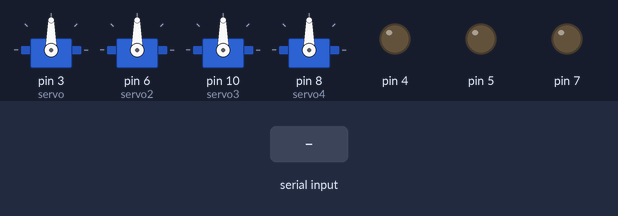
Recording of a sketch running on a simulated Arduino Uno, built with avr-gcc and run on an emulated ATmega328P. Parts: 4 × servo, output pins drawn as LEDs (lit = HIGH). The test bench sets the inputs (shaded band).

Above: at 1.2 s.
1.3 s: "1\n" received over Serial
At 2.4 s:
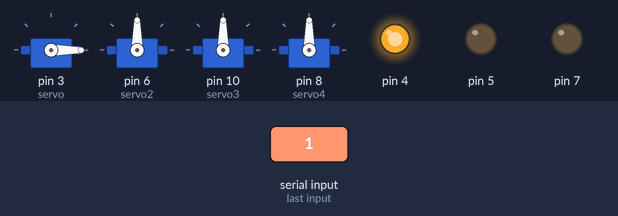
2.8 s: "2\n" received over Serial
At 3.5 s:
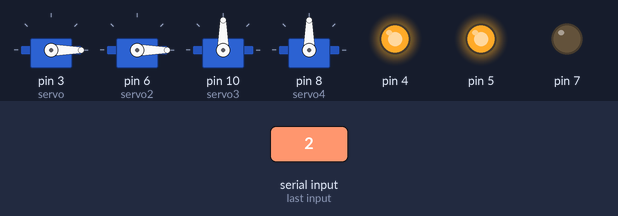
4.3 s: "4\n" received over Serial
At 4.7 s:
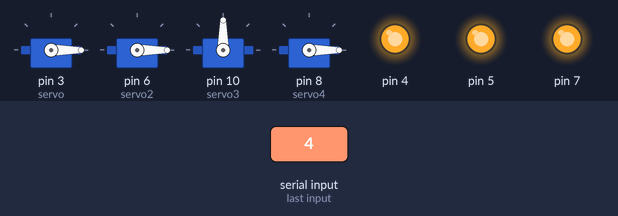
Timing chart, 0 to 7.3 s (numbered marks = the images above; inputs shaded):
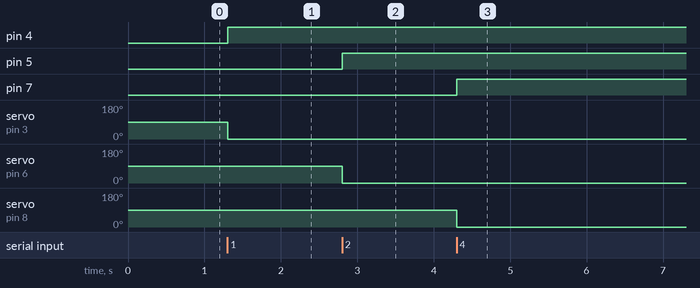

Measured:
- after the input at 1.3 s, pin 4: LOW → HIGH at once; servo on pin 3 (servo): 90° → 0° at once
- after the input at 2.8 s, pin 5: LOW → HIGH at once; servo on pin 6 (servo2): 90° → 0° at once
- after the input at 4.3 s, pin 7: LOW → HIGH at once; servo on pin 8 (servo4): 90° → 0° at once

The sketch:

4servos.ino
```cpp
#include <Servo.h>

//Creamos los objetos servo
Servo servo;
Servo servo2;
Servo servo3;
Servo servo4;

int enviado; //Aqui enviamos el numero completo
int num; //Numero del servo
int posicion; //Posicion del servo

void setup()
{
  //Inicializamos los Servos
  servo.attach(3);
  servo2.attach(6);
  servo3.attach(10);
  servo4.attach(8);
  //inicializacion de los led
  pinMode(4, OUTPUT);
  pinMode(5, OUTPUT);
  pinMode(6, OUTPUT);
  pinMode(7, OUTPUT);
  //Inicializamos la comunicacion por Serial
  Serial.begin(9600);
}

void loop()
{
  if (Serial.available() >= 1)
  {
    /*
      1- Leer un numero entero por serial
      2- Calculamos su modulo por 10 (sera el numero del motor)
      3- Dividir el entero inicial por 10
      4- Lo que quede, sera la posicion del motor
    */
    enviado = Serial.parseInt();
    num = enviado % 10;
    enviado = enviado / 10;
    posicion = enviado;

    //Hora de mover los servos!
    //Si el primer servo comienza, tomara una
    //posición y su correspondente LED prendera
    if (num == 1)
    {
      servo.write(posicion);
      digitalWrite(4, HIGH);
      delay(1000);
    }
    else if (num == 2)
    {

      digitalWrite(5, HIGH);
      servo2.write(posicion);
    }
    else if (num == 3)
    {

      servo.write(posicion);
      digitalWrite(6, HIGH);
      delay(1000);;
      ;

    }
    else if (num == 4)
    {
      servo4.write(posicion);
      digitalWrite(7, HIGH);
      delay(1000);
    }
  }

}
```
